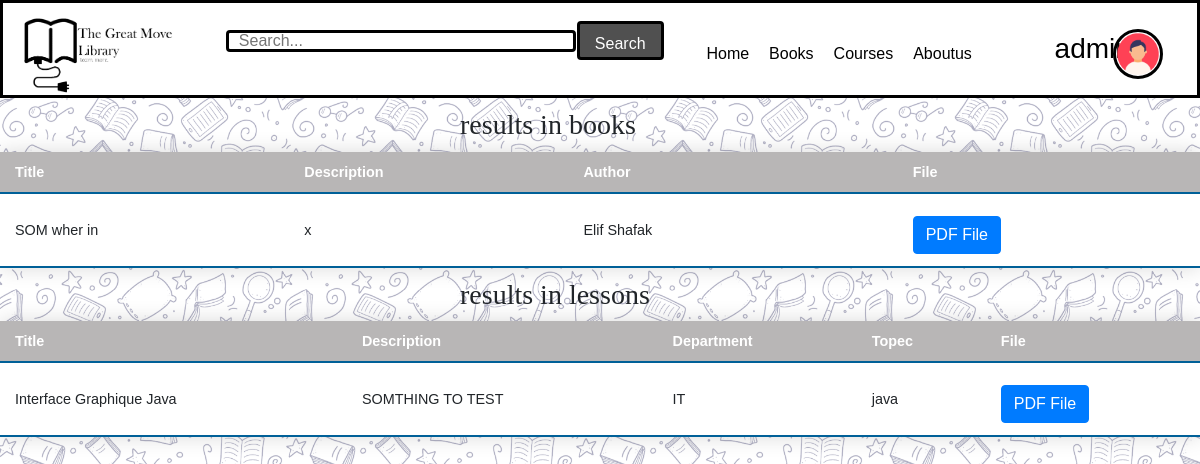
The page /search.php (signed in) on the database its author committed.
### tables this page shows
CREATE TABLE `users` (
  `id` int NOT NULL AUTO_INCREMENT,
  `username` varchar(255) NOT NULL,
  `password` varchar(255) NOT NULL,
  `email` varchar(255) NOT NULL,
  `role` enum('teacher','student') NOT NULL,
  `created_at` timestamp NOT NULL DEFAULT CURRENT_TIMESTAMP,
  PRIMARY KEY (`id`)
);

CREATE TABLE `books` (
  `id` int NOT NULL AUTO_INCREMENT,
  `title` varchar(255) NOT NULL,
  `author` varchar(255) NOT NULL,
  `description` text,
  `file_path` varchar(255) NOT NULL,
  `cover_path` varchar(255) NOT NULL,
  `user_id` int NOT NULL,
  `created_at` timestamp NOT NULL DEFAULT CURRENT_TIMESTAMP,
  PRIMARY KEY (`id`),
  KEY `books_ibfk_1` (`user_id`),
  CONSTRAINT `books_ibfk_1` FOREIGN KEY (`user_id`) REFERENCES `users` (`id`)
);

CREATE TABLE `lessons` (
  `id` int NOT NULL AUTO_INCREMENT,
  `title` varchar(255) NOT NULL,
  `description` text,
  `file_path` varchar(255) NOT NULL,
  `teacher_id` int NOT NULL,
  `created_at` timestamp NOT NULL DEFAULT CURRENT_TIMESTAMP,
  `department_id` varchar(50) NOT NULL,
  `topec` varchar(50) NOT NULL,
  `class_level` int NOT NULL,
  PRIMARY KEY (`id`),
  KEY `teacher_id` (`teacher_id`),
  CONSTRAINT `lessons_ibfk_1` FOREIGN KEY (`teacher_id`) REFERENCES `users` (`id`)
);

### search.php (the view, shortened to what this page needs)
<link rel="stylesheet" href="https://stackpath.bootstrapcdn.com/bootstrap/4.5.0/css/bootstrap.min.css">
<link rel="stylesheet" href="Style.css">
<?php
$servername = "localhost";
$username = "sammy";
$password = "password";
$dbname = "greatmove_library";
$conn = new mysqli($servername, $username, $password, $dbname);
include 'navANDhead.php';
$search_term = $_GET['search'];
$sql = "SELECT * FROM books WHERE title LIKE '%" . $search_term . "%' OR description LIKE '%" . $search_term . "%' OR author LIKE '%" . $search_term . "%'";
$result = $conn->query($sql);
echo "<table class='styled-table'>";
if ($result && $result->num_rows > 0) {
  while($row = $result->fetch_assoc()) {
    echo"<h3>results in books</h3>";
    echo "<thead><tr><th>Title</th><th>Description</th><th>Author</th><th>           </th><th>File</th></tr></thead>";
    echo "<tbody>";
    echo "<tr><td>" . $row["title"]. "</td><td>" . $row["description"]. "</td><td>" . $row["author"]. "</td><td></td><td><a href=" . $row["file_path"]. " class='btn btn-primary'>PDF File</a></td></tr>";
  }
  echo "</tbody>";
  echo "</table>";
}
  $sql2 = "SELECT * FROM lessons WHERE title LIKE '%" . $search_term . "%' OR department_id LIKE '%" . $search_term . "%' OR topec LIKE '%" . $search_term . "%'";
  $result2 = $conn->query($sql2);
  if ($result2 !== false && $result2->num_rows > 0) {
    while($row = $result2->fetch_assoc()) {
      echo "<table class='styled-table'>";
      echo"<h3>results in lessons</h3>";
      echo "<thead><tr><th>Title</th><th>Description</th><th>Department</th><th>Topec</th><th>File</th></tr></thead>";
      echo "<tbody>";
      echo "<tr><td>" . $row["title"]. "</td><td>" . $row["description"]. "</td><td>" . $row["department_id"]. "</td><td>".$row["topec"]."</td><td><a href=".$row["file_path"]." class='btn btn-primary'>PDF File</a></td></tr>";
      echo "</tbody>";
      echo "</table>";
    }
  }
?>

### navANDhead.php (shortened to what this page needs)
<?php
require_once('connbd.php');?>
<!DOCTYPE html>
<html lang="en">
<head>
    <link rel="stylesheet" href="css/style.css">
    <link rel="stylesheet" href="css/booksstyle.css">
</head>
<body>
<header>
    <div class="header-container">
        <h1><a href="index.php"><img src="resorses/logo.png" width="190"></a></h1>
        <form method="get" action="search.php" class="search-form">
            <input type="text" name="search" class="search-input" placeholder="Search...">
            <input type="submit" value="Search" class="search-submit">
        </form>
        <nav class="nava">
            <ul>
                <li class="nava"><a href="index.php">Home</a></li>
                <li class="nava"><a href="books.php">Books</a></li>
                <li class="nava"><a href="Courses.php">Courses</a></li>
                <li class="nava"><a href="aboutpage.php">Aboutus</a></li>
            </ul>
        </nav>
        <div class="user-info">
            <h3 class="user-name">
                 <?php
                 if(isset($_SESSION['login'])){
                 $login=$_SESSION['login'];
                    $query = "SELECT * FROM users where username='$login'";
                    $user = $db->query($query)->fetchAll(PDO::FETCH_ASSOC);
                    foreach ($user as $user3):
                    echo $user3['username'];
                    endforeach;}
                    else{
                        echo "Guest";
                    }
                ?>
            </h3>
            <a href="profile.php"><img src="Profile-Icon-SVG-09856789.png" alt="Profile photo" class="profile-photo"></a>
        </div>
    </div>
</header>

### Style.css (style rules this page uses)
a { color: #ffffff; }
.styled-table { border-collapse: collapse; font-size: 0.9em; font-family: sans-serif; min-width: 400px; box-shadow: 0 0 20px rgba(0, 0, 0, 0.15); }
.styled-table th, .styled-table td { padding: 12px 15px; }
.styled-table tr { border-bottom: 1px solid #ffffff; }
.styled-table tr:nth-of-type(odd) { background-color: #ffffff; }
.styled-table tr:last-of-type { border-bottom: 2px solid #006098; }

### css/style.css (style rules this page uses)
body { font-family: Arial, sans-serif; background-color: white; background-image: url(../Src/assets/main.png); background-size: 290px; }
header { background-color: white; color: #000000; padding: 0px; border: 3px solid black; padding-right: 3%; }
h1 { margin: 0; text-align: center; justify-content: center; }
nav ul { margin: 0; padding: 0; list-style: none; display: flex; text-decoration: none; justify-content: space-between; border: #000000; border-color: #000000; }
nav li { margin: 0 10px; }
nav a { color: #000000; text-decoration: none; }
a:link { text-decoration: none; }
h3,p { font-family:Verdana; margin: auto; width: 25%; padding: 10px; }
a { display: block; margin-top: 10px; text-decoration: none; color : black; }
.profile-photo { width: 100px; height: 100px; border-radius: 50%; }
.header-container { display: flex; justify-content: space-between; align-items: center; }
.profile-photo { width: 50px; height: 50px; border-radius: 50%; margin-left: 5%; border: 3px solid black; }
.user-info { display: flex; align-items: center; color:#000000; }
.user-name { color : black; font-family: 'Gill Sans', 'Gill Sans MT', Calibri, 'Trebuchet MS', sans-serif; }
.search-form { display: flex; align-items: center; gap: 1px; }
.search-input { flex: 1; padding: 8px 10px; font-size: 16px; border: 3px solid #000000; border-radius: 4px; height: 18px; width: 350px; }
.search-submit { border: 3px solid #000000; padding: 8px 15px; font-size: 16px; background-color: #505050; color: white; border-radius: 4px; height: 39px; }

### css/booksstyle.css (style rules this page uses)
table { border-collapse: collapse; width: 100%; }
th, td { text-align: left; padding: 8px; }
th { background-color: rgba(137, 134, 134, 0.6); color: white; }
a { text-decoration: none; color: #0077FF; }

### rows shown on the page
users: username "admin"
books: title "SOM wher in", description "x", author "Elif Shafak"
lessons: title "Interface Graphique Java", description "SOMTHING TO TEST", department "IT", topec "java"
